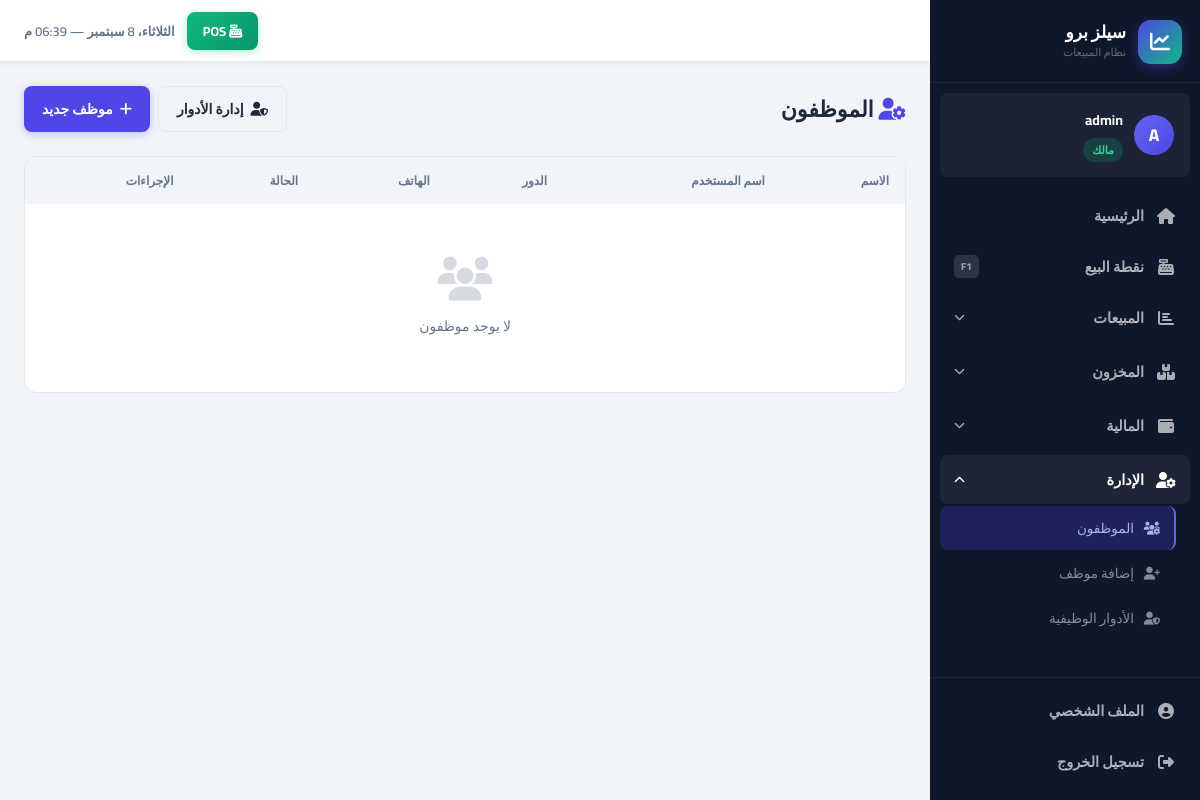
Screenshot of /accounts/users/ (signed in) with the database file from the repository.
### accounts/models.py (models this page shows, shortened)
class User(AbstractUser):
    role = models.ForeignKey(
        Role, on_delete=models.PROTECT, null=True, blank=True,
        related_name='users', verbose_name='الدور الوظيفي',
        help_text='فارغ لصاحب الحساب الرئيسي فقط'
    )
    parent = models.ForeignKey(
        'self', on_delete=models.CASCADE, null=True, blank=True,
        related_name='employees', verbose_name='المالك الرئيسي'
    )
    phone = models.CharField(max_length=20, blank=True, verbose_name='الهاتف')
    is_active = models.BooleanField(default=True, verbose_name='نشط')
    created_at = models.DateTimeField(auto_now_add=True)
    class Meta:
        verbose_name = 'مستخدم'
        verbose_name_plural = 'المستخدمون'
    def get_owner(self):
        if self.is_owner_account:
            return self
        return self.parent.get_owner()
    @property
    def is_owner_account(self):
        return self.parent_id is None
    def can_manage_users(self):
        return self.is_owner_account or self.has_perm_flag('can_manage_users')
    @property
    def role_label(self):
        if self.is_owner_account:
            return 'مالك'
        return self.role.name if self.role_id else '—'
    @property
    def role_slug(self):
        if self.is_owner_account:
            return 'owner'
        if not self.role_id:
            return 'custom'
        mapping = {'مدير': 'manager', 'كاشير': 'cashier', 'مشاهد': 'viewer'}
        return mapping.get(self.role.name, 'custom')

### accounts/views.py (the view)
# urls.py: path('users/', views.user_list, name='user_list'),
@login_required
def user_list(request):
    if not request.user.can_manage_users():
        messages.error(request, 'ليس لديك صلاحية لإدارة المستخدمين')
        return redirect('dashboard')
    owner = request.user.get_owner()
    users = User.objects.filter(parent=owner).select_related('role').order_by('-created_at')
    return render(request, 'accounts/user_list.html', {'users': users})

### core/context_processors.py (called while the page is built)
def global_context(request):
    context = {}
    if request.user.is_authenticated:
        owner = request.user.get_owner()
        low_stock_count = Product.objects.filter(
            owner=owner,
            current_stock__lte=F('min_stock')
        ).count()
        context['low_stock_count'] = low_stock_count
        context['current_user'] = request.user
    return context

### templates/accounts/user_list.html (shortened to what this page needs)
{% extends 'base/base.html' %}
{% block content %}
<div class="page-header">
<div><h1 class="page-title"><i class="fas fa-user-cog" style="color:var(--primary)"></i> الموظفون</h1></div>
<div class="page-actions">
{% if user.is_owner_account %}<a href="/accounts/roles/" class="btn btn-outline"><i class="fas fa-user-shield"></i> إدارة الأدوار</a>{% endif %}
<a href="/accounts/users/create/" class="btn btn-primary"><i class="fas fa-plus"></i> موظف جديد</a>
</div>
</div>
<div class="table-container"><table>
<thead><tr><th>الاسم</th><th>اسم المستخدم</th><th>الدور</th><th>الهاتف</th><th>الحالة</th><th>الإجراءات</th></tr></thead>
<tbody>
{% for u in users %}
<tr>
<td class="fw-bold">{{ u.get_full_name|default:u.username }}</td>
<td>{{ u.username }}</td>
<td><span class="badge badge-role-{{ u.role_slug }}">{{ u.role_label }}</span></td>
<td>{{ u.phone|default:"-" }}</td>
<td><span class="badge badge-{% if u.is_active %}success{% else %}danger{% endif %}">{% if u.is_active %}نشط{% else %}موقوف{% endif %}</span></td>
<td><div style="display:flex;gap:4px;">
<a href="/accounts/users/{{ u.pk }}/edit/" class="btn btn-sm btn-outline btn-icon" title="تعديل"><i class="fas fa-edit"></i></a>
{% if user.is_owner_account %}
<form method="post" action="/accounts/users/{{ u.pk }}/delete/" onsubmit="return confirm('هل أنت متأكد من حذف الموظف: {{ u.username|escapejs }} ؟');" style="display:inline;">
{% csrf_token %}
<button type="submit" class="btn btn-sm btn-danger btn-icon" title="حذف"><i class="fas fa-trash"></i></button>
</form>
{% endif %}
</div></td>
</tr>
{% empty %}<tr><td colspan="6"><div class="no-data"><i class="fas fa-users"></i>لا يوجد موظفون</div></td></tr>
{% endfor %}
</tbody></table></div>
{% endblock %}

### templates/base/base.html (shortened to what this page needs)
<!DOCTYPE html>
<html lang="ar" dir="rtl">
<head>
    <link rel="stylesheet" href="https://cdnjs.cloudflare.com/ajax/libs/font-awesome/6.5.0/css/all.min.css">
    <link rel="stylesheet" href="/static/css/main.css">
</head>
<body>
{% if user.is_authenticated %}
<aside class="sidebar" id="sidebar">
    <div class="sb-brand">
        <div class="sb-logo"><i class="fas fa-chart-line"></i></div>
        <div>
            <div class="sb-name">سيلز برو</div>
            <div class="sb-sub">نظام المبيعات</div>
        </div>
    </div>
    <div class="sb-user">
        <div class="sb-avatar">{{ user.first_name.0|default:user.username.0|upper }}</div>
        <div class="sb-user-info">
            <span class="sb-user-name">{{ user.get_full_name|default:user.username }}</span>
            <span class="sb-role role-{{ user.role_slug }}">{{ user.role_label }}</span>
        </div>
    </div>
    <nav class="sb-nav">
        <a href="/dashboard/" class="sb-link {% if request.path == '/dashboard/' %}active{% endif %}">
            <span class="sb-icon"><i class="fas fa-home"></i></span>
            <span>الرئيسية</span>
        </a>
        <a href="/pos/" class="sb-link sb-pos {% if '/pos/' in request.path %}active{% endif %}">
            <span class="sb-icon"><i class="fas fa-cash-register"></i></span>
            <span>نقطة البيع</span>
            <span class="sb-key">F1</span>
        </a>
        <div class="sb-group">
            <button class="sb-group-btn {% if '/sales/' in request.path or '/customers/' in request.path %}open{% endif %}"
                    onclick="toggleGroup(this)">
                <span class="sb-icon"><i class="fas fa-chart-bar"></i></span>
                <span>المبيعات</span>
                <i class="fas fa-chevron-down sb-arrow"></i>
            </button>
        </div>
        <div class="sb-group">
            <button class="sb-group-btn {% if '/inventory/' in request.path %}open{% endif %}"
                    onclick="toggleGroup(this)">
                <span class="sb-icon"><i class="fas fa-boxes"></i></span>
                <span>المخزون</span>
                <i class="fas fa-chevron-down sb-arrow"></i>
            </button>
        </div>
        <div class="sb-group">
            <button class="sb-group-btn {% if '/expenses/' in request.path or '/reports/' in request.path %}open{% endif %}"
                    onclick="toggleGroup(this)">
                <span class="sb-icon"><i class="fas fa-wallet"></i></span>
                <span>المالية</span>
                <i class="fas fa-chevron-down sb-arrow"></i>
            </button>
        </div>
        {% if user.can_manage_users %}
        <div class="sb-group">
            <button class="sb-group-btn {% if '/accounts/users' in request.path or '/accounts/roles' in request.path %}open{% endif %}"
                    onclick="toggleGroup(this)">
                <span class="sb-icon"><i class="fas fa-user-cog"></i></span>
                <span>الإدارة</span>
                <i class="fas fa-chevron-down sb-arrow"></i>
            </button>
            <div class="sb-group-items {% if '/accounts/users' in request.path or '/accounts/roles' in request.path %}show{% endif %}">
                <a href="/accounts/users/" class="sb-sub-link {% if '/accounts/users/' == request.path %}active{% endif %}">
                    <i class="fas fa-users-cog"></i> الموظفون
                </a>
                <a href="/accounts/users/create/" class="sb-sub-link">
                    <i class="fas fa-user-plus"></i> إضافة موظف
                </a>
                {% if user.is_owner_account %}
                <a href="/accounts/roles/" class="sb-sub-link {% if '/accounts/roles' in request.path %}active{% endif %}">
                    <i class="fas fa-user-shield"></i> الأدوار الوظيفية
                </a>
                {% endif %}
            </div>
        </div>
        {% endif %}
    </nav>
    <div class="sb-footer">
        <a href="/accounts/profile/" class="sb-link {% if '/accounts/profile/' in request.path %}active{% endif %}">
            <span class="sb-icon"><i class="fas fa-user-circle"></i></span>
            <span>الملف الشخصي</span>
        </a>
        <a href="/accounts/logout/" class="sb-link sb-logout">
            <span class="sb-icon"><i class="fas fa-sign-out-alt"></i></span>
            <span>تسجيل الخروج</span>
        </a>
    </div>
</aside>
<div class="main-wrapper">
    <header class="topbar">
        <div class="topbar-end">
            <a href="/pos/" class="topbar-pos"><i class="fas fa-cash-register"></i> POS</a>
            <div class="topbar-clock" id="topbarClock"></div>
        </div>
    </header>
    <main class="page-content">
        {% block content %}{% endblock %}
    </main>
</div>
{% else %}
{% block auth_content %}{% endblock %}
{% endif %}
</body>
</html>

### rows the page displays
User: first_name.0 "A", get_full_name "admin", role_label "مالك"
